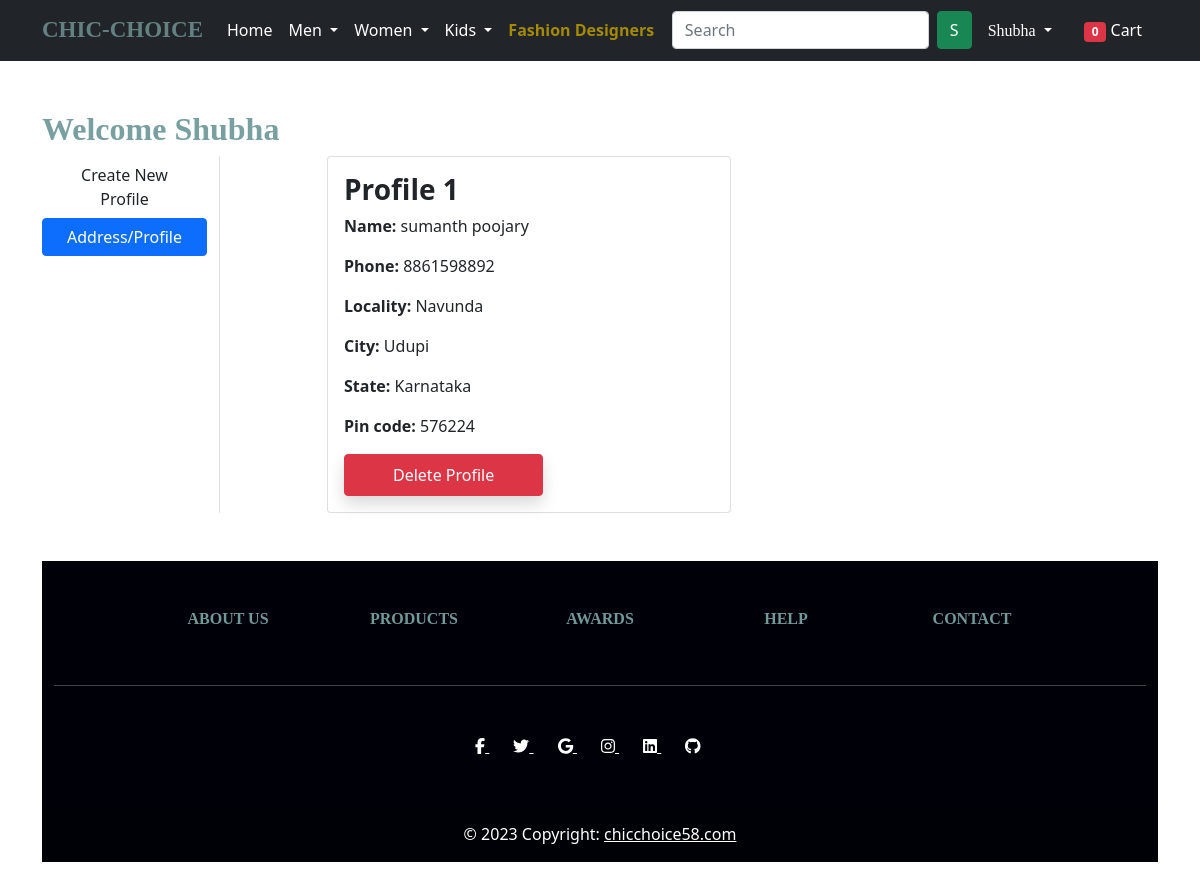
Screenshot of /address/ (signed in) with the database file from the repository.
### app/models.py (models this page shows, shortened)
class Customer(models.Model):
    user = models.ForeignKey(User, on_delete=models.CASCADE)
    name = models.CharField(max_length=200)
    phone = models.IntegerField()
    locality = models.CharField(max_length=200)
    city = models.CharField(max_length=50)
    zipcode = models.IntegerField()
    state = models.CharField(choices=STATE_CHOICES, max_length=50)

### app/views.py (the view)
# urls.py: path('address/', views.address, name='address'),
@login_required
def address(request):
    totalitem = 0
    add = Customer.objects.filter(user=request.user)
    if request.user.is_authenticated:
        totalitem = len(Cart.objects.filter(user=request.user))
    return render(request, 'app/address.html', {'add':add, 'active':'btn-primary', 'totalitem':totalitem})

### app/templates/app/address.html (shortened to what this page needs)
{% extends 'app/base.html' %}
{% load static %}
{% block main-content %}
<div class="container my-5">
 <div class="row">
 <h2><b  style="  color: rgb(120, 160, 160);font-family:Cursive;"> Welcome <span class="text-capitalize">{{ request.user.username }}</span></b></h2>
  <div class="col-sm-2 border-end">
   <ul class="list-unstyled">
    <li class="d-grid"><a href="{% url 'profile' %}" class="btn">Create New Profile</a></li>
    <li class="d-grid"><a href="{% url 'address' %}" class="btn {{active}}">Address/Profile</a></li>
   </ul>
  </div>
  <div class="col-sm-9 offset-sm-1">
   <div class="row">
    {% for ad in add %}
    <div class="col-sm-6">
     <div class="card">
      <div class="card-body">
       <h3><b>Profile {{forloop.counter}} </b></h3>
       <p><b>Name:</b> {{ad.name}}</p>
       <p><b>Phone:</b> {{ad.phone}}</p>
       <p><b>Locality:</b> {{ad.locality}}</p>
       <p><b>City:</b> {{ad.city}}</p>
       <p><b>State:</b> {{ad.state}}</p>
       <p><b>Pin code:</b> {{ad.zipcode}}</p>
       <form action="/delete_profile" class="d-inline" >
        <button type="submit" class="btn btn-danger shadow px-5 py-2">Delete Profile</button>
     </form>
      </div>
     </div>
    </div>
    {% endfor %}
   </div>
  </div>
 </div>
</div>
{% endblock main-content %}

### app/templates/app/base.html (shortened to what this page needs)
<!doctype html>
{% load static %}
<html lang="en">
  <head>
    <link href="https://cdn.jsdelivr.net/npm/bootstrap@5.0.0-beta1/dist/css/bootstrap.min.css" rel="stylesheet">
    <link rel="stylesheet" href="{% static 'app/css/owl.carousel.min.css' %}">
    <link rel="stylesheet" href="{% static 'app/css/all.min.css' %}">
    <link rel="stylesheet" href="{% static 'app/css/style.css' %}">
    <link rel="stylesheet" href="{% static 'app/css/designer_login.css' %}">
  </head>
  <body>
    <nav class="navbar navbar-expand-lg navbar-dark bg-dark">
     <div class="container">
       <a class="navbar-brand" href="/"><b style="font-weight: 1300;color: rgb(99, 129, 129); font-family:Cursive;font-size: 23px;">CHIC-CHOICE</b></a>
       <div class="collapse navbar-collapse" id="navbarSupportedContent">
         <ul class="navbar-nav me-auto mb-2 mb-lg-0">
           <li class="nav-item">
             <a class="nav-link active" aria-current="page" href="/">Home</a>
           </li>
           <li class="nav-item dropdown">
             <a class="nav-link dropdown-toggle text-white" href="#" id="electronicsDropdown" role="button" data-bs-toggle="dropdown" aria-expanded="false">
               Men
             </a>
           </li>
           <li class="nav-item dropdown">
             <a class="nav-link dropdown-toggle text-white" href="#" id="fashionDropdown" role="button" data-bs-toggle="dropdown" aria-expanded="false">
              Women
             </a>
           </li>
           <li class="nav-item dropdown">
            <a class="nav-link dropdown-toggle text-white" href="#" id="fashionDropdown" role="button" data-bs-toggle="dropdown" aria-expanded="false">
            Kids
            </a>
          </li>
          <li class="nav-item">
             <a style="color: #A38A00; font-weight: 700;" class="nav-link active" aria-current="page" href="{% url 'designers' %}">Fashion Designers</a>
           </li>
         </ul>
         <form class="d-flex" action="{% url 'search' %}" method="GET">
          <input class="form-control me-2" type="search" name="query" placeholder="Search" aria-label="Search">
          <button class="btn btn-success" type="submit" style="font-weight: 500;">S</button>
      </form>
         <div>
          <ul class="navbar-nav me-auto mb-2 mb-lg-0">
            {%  if request.user.is_authenticated %}
           <li class="nav-item dropdown mx-2">
              <a class="nav-link dropdown-toggle text-white" href="#" id="profileDropdown" role="button" data-bs-toggle="dropdown" aria-expanded="false">
                <span style="font-family:cursive;" class="text">{{ request.user.username|capfirst }}</span>
              </a>
                </li>
                <li class="nav-item mx-2">
                <a href="{% url 'showcart' %}" class="nav-link text-white"><span class="badge bg-danger">{{totalitem}}</span> Cart </a>
                </li>
            {% endif %}
          </ul>
         </div>
       </div>
     </div>
    </nav>
    {% block main-content %} {% endblock main-content %}
<div class="container my-5">
  <footer class="text-center text-white" style="background-color: #000108">
    <div class="container">
      <section class="mt-5">
        <div class="row text-center d-flex justify-content-center pt-5">
          <div class="col-md-2">
            <h6 class="text-uppercase font-weight-bold">
              <a style="font-family:cursive; color: rgb(114, 152, 152); font-weight: 800; text-decoration: none;" href="{% url 'about' %}" >About us</a>
            </h6>
          </div>
          <div class="col-md-2">
            <h6 class="text-uppercase font-weight-bold">
              <a style="font-family:cursive; color: rgb(114, 152, 152); font-weight: 800; text-decoration: none;" href="{% url 'home' %}" >Products</a>
            </h6>
          </div>
          <div class="col-md-2">
            <h6 class="text-uppercase font-weight-bold">
              <a style="font-family:cursive; color: rgb(114, 152, 152); font-weight: 800; text-decoration: none;" href="#!" >Awards</a>
            </h6>
          </div>
          <div class="col-md-2">
            <h6 class="text-uppercase font-weight-bold">
              <a style="font-family:cursive; color: rgb(114, 152, 152); font-weight: 800; text-decoration: none;" href="{% url 'help' %}" >Help</a>
            </h6>
          </div>
          <div class="col-md-2">
            <h6 class="text-uppercase font-weight-bold">
              <a style="font-family:cursive; color: rgb(114, 152, 152); font-weight: 800; text-decoration: none;" href="{% url 'contact' %}" >Contact</a>
            </h6>
          </div>
        </div>
      </section>
      <hr class="my-5" />
      <section class="text-center mb-5">
        <a href="" class="text-white me-4">
          <i class="fab fa-facebook-f"></i>
        </a>
        <a href="" class="text-white me-4">
          <i class="fab fa-twitter"></i>
        </a>
        <a href="" class="text-white me-4">
          <i class="fab fa-google"></i>
        </a>
        <a href="" class="text-white me-4">
          <i class="fab fa-instagram"></i>
        </a>
        <a href="" class="text-white me-4">
          <i class="fab fa-linkedin"></i>
        </a>
        <a href="" class="text-white me-4">
          <i class="fab fa-github"></i>
        </a>
      </section>
    </div>
    <div
         class="text-center p-3"
         style="background-color: rgba(0, 0, 0, 0.2)"
         >
      © 2023 Copyright:
      <a class="text-white" href="#"
         >chicchoice58.com</a
        >
    </div>
  </footer>
</div>
  </body>
</html>

### rows the page displays
Customer: name "sumanth poojary", phone "8861598892", locality "Navunda", city "Udupi", state "Karnataka", zipcode "576224"

### other values shown
{{ request.user.username|capfirst }} "Shubha"
{{ totalitem }} "0"
{{ request.user.username }} "Shubha"
